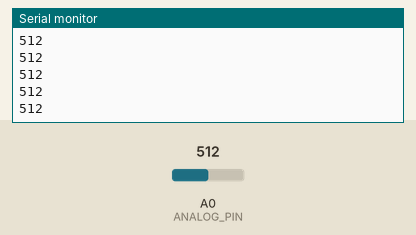
Recording of a sketch running on a simulated Arduino Uno, built with avr-gcc and run on an emulated ATmega328P. On the bench: the last lines printed to the serial monitor. The inputs (shaded band) are chosen by the test bench; at power-on: A0 (ANALOG_PIN) = 512.

Above: at 1.2 s.
1.3 s: A0 (ANALOG_PIN) set to 716
At 2.1 s:
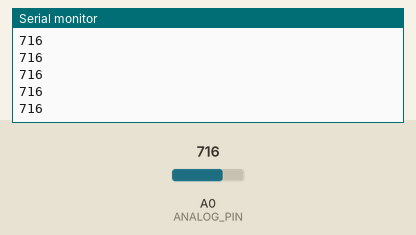
2.8 s: A0 (ANALOG_PIN) set to 900
At 3.5 s:
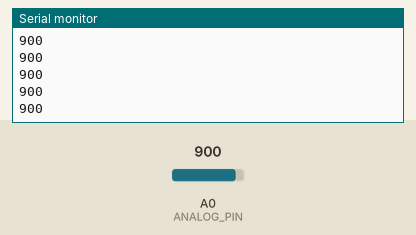
Timing chart, 0 to 5.8 s (numbered marks = the images above; inputs shaded):
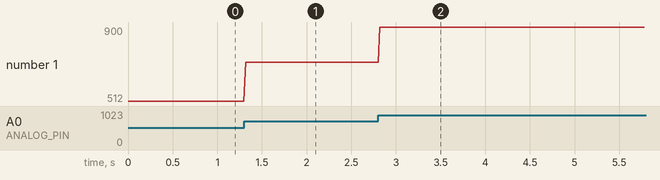

The sketch:

voltRead.ino
```cpp
#define ANALOG_PIN A0
void setup() {
  Serial.begin(9600);
  pinMode(ANALOG_PIN, INPUT);
  analogReference(DEFAULT);    // Set the default reference voltage (important for 3.3V boards)
}

void loop() {
  int rawValue = analogRead(ANALOG_PIN);

  Serial.println(rawValue);
  delay(20);
}
```

Measured:
- after the input at 1.3 s, the serial monitor: prints a new line at once (image 1)
- after the input at 2.8 s, the serial monitor: prints a new line at once (image 2)
- plotted number 1: 512 → 716 after the input at 1.3 s, 716 → 900 after the input at 2.8 s
